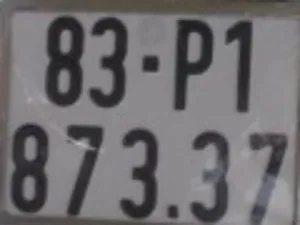
#> input picture test_images/plate01.webp, 300 x 225 px
$ python -i images.py   (imports and definitions only)
#> lines starting #> are read from the running program, lines starting #| are printed output that depends on the picture; after the words box and inside, x2 and y2 are one past the last pixel; in counts of white or black regions, pixels touching at a corner belong together
import cv2
import matplotlib.gridspec as gridspec
import matplotlib.pyplot as plt
import numpy as np
import functools
from PIL import Image, ImageDraw
import math

from settings import *


# [7 lines left out: function scale_to_size, not called in this run]


# [30 lines of commented-out code are left out]

def clean_image(gray_img, threshold_area=0.3, verbose=False, invert=True):
    # Threshold the image to create a binary image
#> called with threshold_area = 0.3, verbose = False, invert = True
    _, binary_img = cv2.threshold(gray_img, 0, 255, cv2.THRESH_BINARY + cv2.THRESH_OTSU)
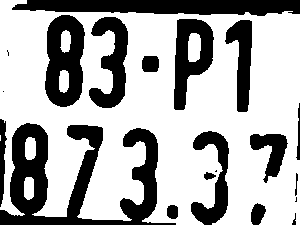
#> binary_img: shape (225, 300); 67% white; 20 black regions (4 under 20 px)

    # Find contours
    contours, _ = cv2.findContours(binary_img, cv2.RETR_EXTERNAL, cv2.CHAIN_APPROX_SIMPLE)
#> contours = 4 contours, 1 with area under 20; largest, box (x1, y1, x2, y2) and area: (0, 0, 300, 225) 53028, (25, 137, 36, 160) 198, (24, 177, 34, 200) 182

    # Sort the contours by area
    contours = sorted(contours, key=cv2.contourArea, reverse=True)

    # Find the area of the largest contour
    largest_contour_area = cv2.contourArea(contours[0])
#> largest_contour_area = 53027.5

    # Remove small contours
    for contour in contours:
        contour_area = cv2.contourArea(contour)
        if contour_area < threshold_area * largest_contour_area:
            cv2.drawContours(binary_img, [contour], -1, 0, -1)
#> this loop made 4 passes
#> contour_area on passes 1 to 3: 53027.5, 198, 182
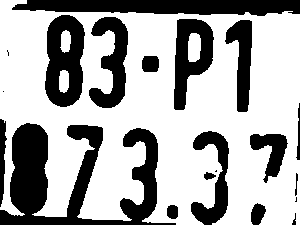
#> binary_img: shape (225, 300); 66.4% white; 20 black regions (4 under 20 px), largest, box (x1, y1, x2, y2) and area: (0, 123, 176, 225) 7459, (12, 0, 300, 16) 3625, (45, 15, 85, 107) 2627

    # Invert the binary image to get the cleaned image
    if invert:
        cleaned_img = cv2.bitwise_not(binary_img)
    else:
        cleaned_img = binary_img

    return cleaned_img


# Sort the bounding boxes from left to right, top to bottom
# sort by Y first, and then sort by X if Ys are similar
# [327 lines left out: functions compare_rects, dilate_image, prepare_img_for_training, prepare_img_for_prediction, pixelate_image, show_image and 13 more, not called in this run]


def get_angle_of_rotation(gradient):
    return np.arctan(gradient) * 180 / np.pi


# [7 lines left out: function rotate_image, not called in this run]

>>> import cv2
>>> picture = cv2.imread('../test_images/plate01.webp', cv2.IMREAD_GRAYSCALE)
>>> result = clean_image(picture)
